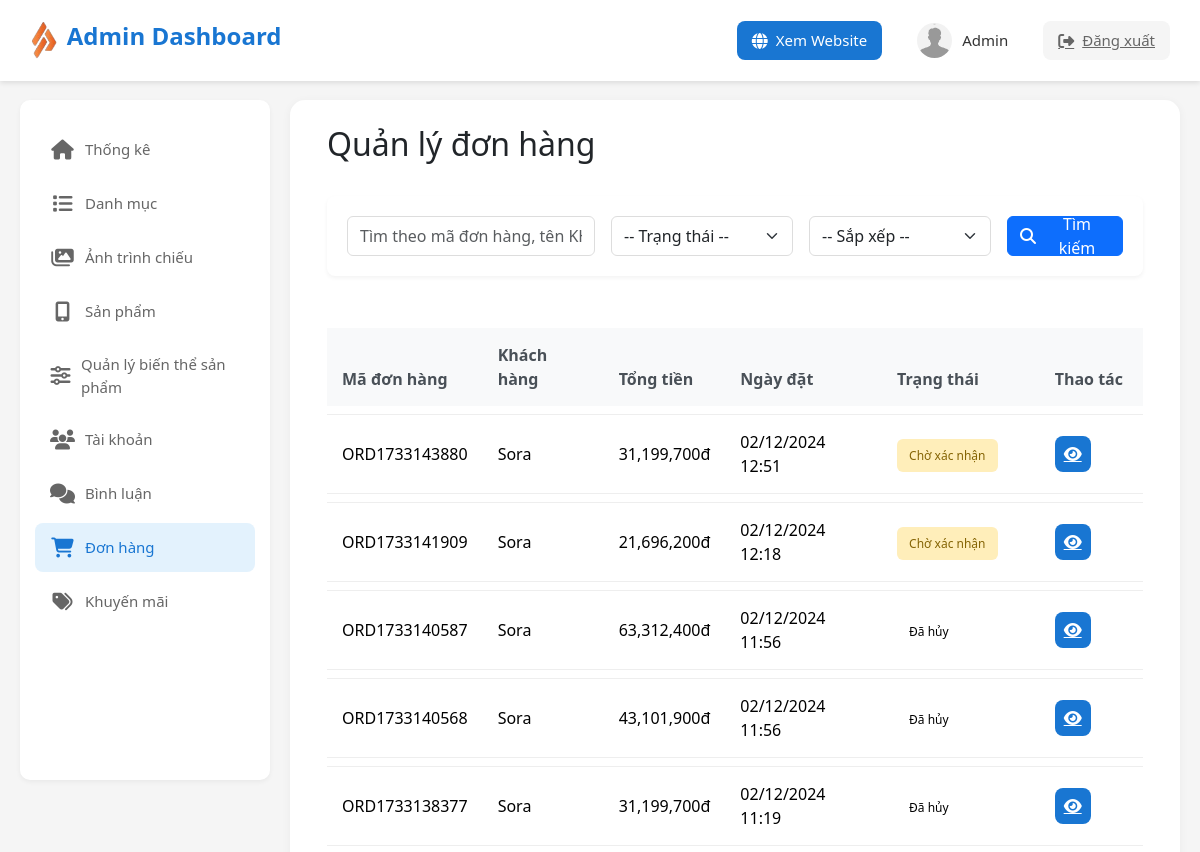
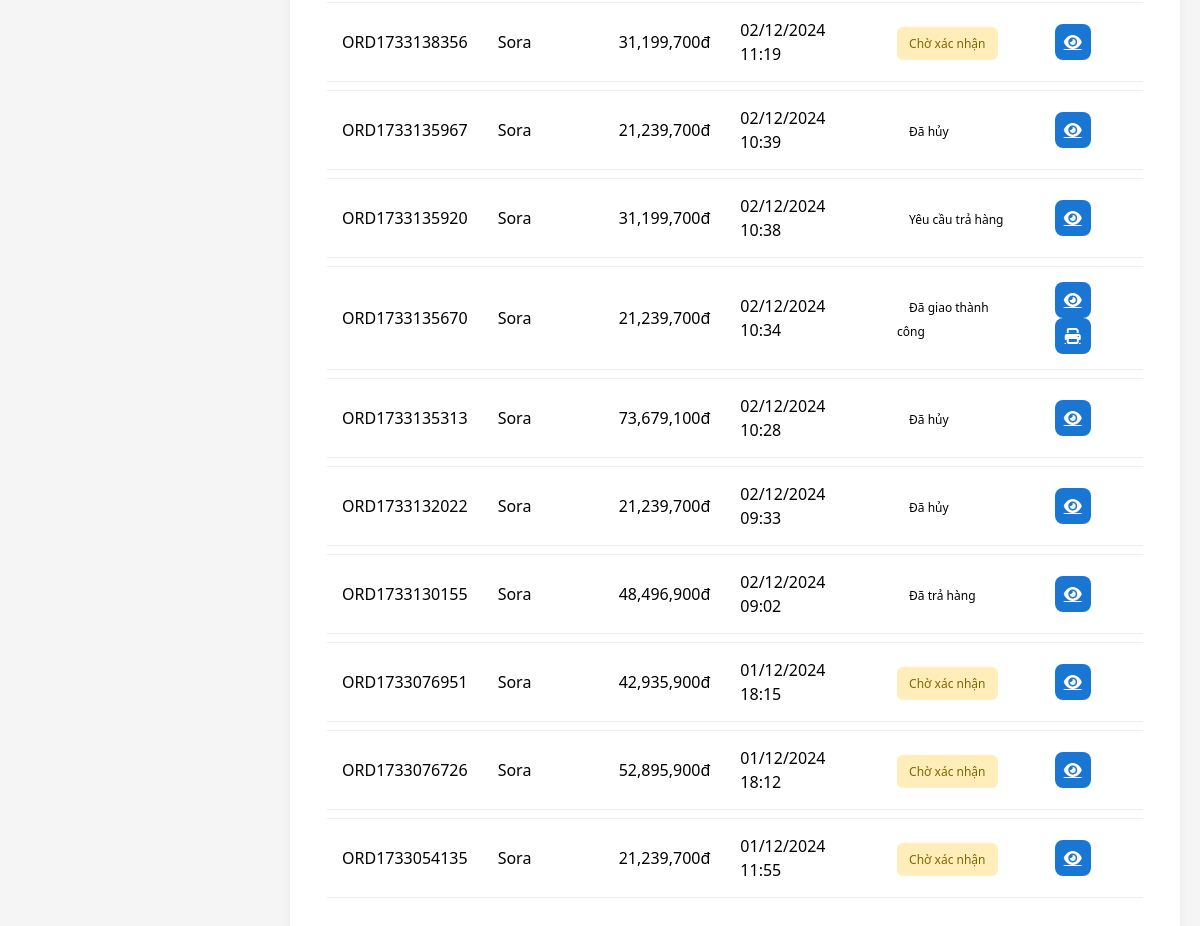
Before: /admin/index.php?action=order (signed in) with the older database file (2 pictures, top to bottom).
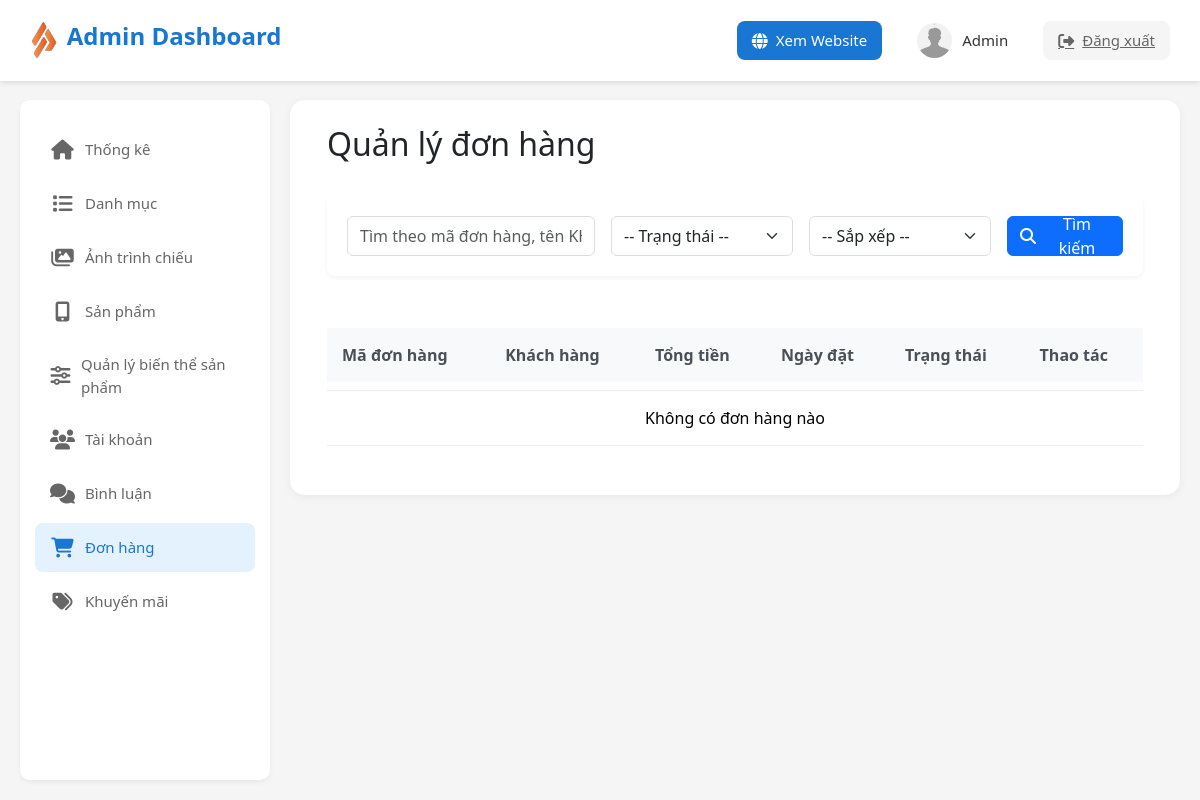
After: the same page with the newer database file.
### tables this page shows
CREATE TABLE `orders` (
  `order_id` int(11) NOT NULL,
  `order_code` varchar(50) NOT NULL,
  `user_id` int(11) NOT NULL,
  `receiver_name` varchar(255) DEFAULT NULL,
  `total_amount` decimal(10,2) NOT NULL,
  `shipping_address` text NOT NULL,
  `shipping_phone` varchar(20) NOT NULL,
  `shipping_email` varchar(255) DEFAULT NULL,
  `bank_code` varchar(50) DEFAULT NULL,
  `status` enum('pending','confirmed','processing','shipping','delivered','cancelled','returned','refunded','failed','awaiting_payment') NOT NULL DEFAULT 'pending',
  `payment_method` varchar(50) NOT NULL DEFAULT 'cod',
  `payment_status` varchar(50) NOT NULL DEFAULT 'unpaid',
  `created_at` timestamp NOT NULL DEFAULT current_timestamp(),
  `updated_at` timestamp NOT NULL DEFAULT current_timestamp() ON UPDATE current_timestamp(),
  `return_reason` text DEFAULT NULL
);

CREATE TABLE `users` (
  `user_id` int(11) NOT NULL,
  `username` varchar(50) NOT NULL,
  `password` varchar(255) NOT NULL,
  `email` varchar(100) NOT NULL,
  `fullname` varchar(100) DEFAULT NULL,
  `phone` varchar(20) DEFAULT NULL,
  `address` text DEFAULT NULL,
  `avatar` varchar(255) DEFAULT NULL,
  `role_id` int(11) DEFAULT NULL,
  `status` tinyint(4) DEFAULT 1,
  `created_at` timestamp NOT NULL DEFAULT current_timestamp(),
  `birthday` date DEFAULT NULL,
  `gender` tinyint(1) DEFAULT NULL COMMENT '0: Nữ, 1: Nam'
);

### admin/controllers/orderController.php (called while the page is built, shortened)
<?php
require_once 'models/orderModel.php';
require_once '../client/commons/orderHelper.php';
class OrderController
{
    private static $orderModel = null;
    public static function init()
    {
        if (self::$orderModel === null) {
            self::$orderModel = new OrderModel();
        }
    }
    public static function orderController()
    {
        try {
            $orders = self::$orderModel->getAllOrders();
            require_once './views/order/order.php';
        } catch (Exception $e) {
            error_log("[ERROR] " . $e->getMessage());
            $_SESSION['error'] = 'Có lỗi xảy ra: ' . $e->getMessage();
            header('Location: index.php');
            exit();
        }
    }
}

### admin/models/orderModel.php (called while the page is built, shortened)
<?php
class OrderModel
{
    private $db;
    public function __construct()
    {
        global $MainModel;
        $this->db = $MainModel->SUNNY;
    }
    public function getAllOrders()
    {
        try {
            $sql = "SELECT orders.*, users.username, users.email, users.phone
                    FROM orders
                    LEFT JOIN users ON orders.user_id = users.user_id
                    ORDER BY orders.created_at DESC";
            $stmt = $this->db->prepare($sql);
            $stmt->execute();
            return $stmt->fetchAll(PDO::FETCH_ASSOC);
        } catch (PDOException $e) {
            error_log("Error getting all orders: " . $e->getMessage());
            return false;
        }
    }
}

### admin/commons/function.php (called while the page is built, shortened)
<?php
class MainModel {
    public function __construct() {
        $this->SUNNY = $this->connect_db();
    }
    public function connect_db() {
        try {
            $dsn = "mysql:host=" . DB_HOST . ";dbname=" . DB_NAME;
            $SUNNY = new PDO($dsn, DB_USER, DB_PASS, PDO_OPTIONS);
            return $SUNNY;
        } catch (PDOException $e) {
            error_log("Database Connection Error: " . $e->getMessage());
            throw new Exception("Không thể kết nối đến database");
        }
    }
}
try {
    $MainModel = new MainModel();
} catch (Exception $e) {
    error_log("MainModel initialization error: " . $e->getMessage());
    die("Không thể khởi tạo kết nối database");
}

### client/commons/orderHelper.php (called while the page is built, shortened)
<?php
class OrderHelper
{
    public static function getOrderStatus($status)
    {
        $statusMap = [
            'pending' => 'Chờ xác nhận',
            'confirmed' => 'Đã xác nhận',
            'processing' => 'Đang chuẩn bị hàng',
            'shipping' => 'Đang giao hàng',
            'delivered' => 'Đã giao thành công',
            'cancelled' => 'Đã hủy',
            'cancel_requested' => 'Yêu cầu hủy',
            'return_requested' => 'Yêu cầu trả hàng',
            'returned' => 'Đã trả hàng',
            'return_failed' => 'Từ chối trả hàng'
        ];
        return isset($statusMap[$status]) ? $statusMap[$status] : 'Không xác định';
    }
    public static function getOrderStatusClass($status)
    {
        $classMap = [
            'pending' => 'pending',
            'confirmed' => 'confirmed',
            'processing' => 'processing',
            'shipping' => 'shipping',
            'delivered' => 'delivered',
            'cancelled' => 'cancelled',
            'return_requested' => 'return-requested',
            'returned' => 'returned',
            'return_failed' => 'return-failed',
            'refunded' => 'refunded',
            'failed' => 'failed'
        ];
        return isset($classMap[$status]) ? $classMap[$status] : 'unknown';
    }
}

### admin/views/order/order.php (the view, shortened to what the rows shown need)
<!DOCTYPE html>
<html lang="vi">
<head>
    <link href="https://cdn.jsdelivr.net/npm/bootstrap@5.3.3/dist/css/bootstrap.min.css" rel="stylesheet">
    <link rel="stylesheet" href="https://cdnjs.cloudflare.com/ajax/libs/font-awesome/6.5.1/css/all.min.css">
</head>
<body>
    <?php include "./views/layout/header.php"; ?>
    <div class="main">
            <?php include "./views/layout/sidebar.php"; ?>
        <main>
            <div class="container-fluid">
                <div class="page-header">
                    <h2>Quản lý đơn hàng</h2>
                </div>
                <div class="table-responsive">
                    <table class="table">
                        <thead>
                            <tr>
                                <th>Mã đơn hàng</th>
                                <th>Khách hàng</th>
                                <th>Tổng tiền</th>
                                <th>Ngày đặt</th>
                                <th>Trạng thái</th>
                                <th>Thao tác</th>
                            </tr>
                        </thead>
                        <tbody>
                            <?php if (!empty($orders)): ?>
                            <?php foreach ($orders as $order): ?>
                            <tr>
                                <td><?= $order['order_code'] ?></td>
                                <td><?= $order['username'] ?></td>
                                <td><?= number_format($order['total_amount']) ?>đ</td>
                                <td><?= date('d/m/Y H:i', strtotime($order['created_at'])) ?></td>
                                <td>
                                    <span
                                        class="status-badge <?= OrderHelper::getOrderStatusClass($order['status']) ?>">
                                        <?= OrderHelper::getOrderStatus($order['status']) ?>
                                    </span>
                                </td>
                                <td>
                                    <a href="?action=orderDetail&id=<?= $order['order_id'] ?>" class="btn-action">
                                        <i class="fas fa-eye"></i>
                                    </a>
                                    <?php if (in_array($order['status'], ['confirmed', 'processing', 'shipping', 'delivered'])): ?>
                                    <a href="?action=printInvoice&id=<?= $order['order_id'] ?>" class="btn-action"
                                        target="_blank">
                                        <i class="fas fa-print"></i>
                                    </a>
                                    <?php endif; ?>
                                </td>
                            </tr>
                            <?php endforeach; ?>
                            <?php else: ?>
                            <tr>
                                <td colspan="6" class="text-center">Không có đơn hàng nào</td>
                            </tr>
                            <?php endif; ?>
                        </tbody>
                    </table>
                </div>
            </div>
        </main>
    </div>
</body>
</html>

Changed rows visible on the page:
removed orders: order_code "ORD1733143880", user.username "Sora", total_amount "31,199,700", created_at "02/12/2024 12:51", status "Chờ xác nhận"
removed orders: order_code "ORD1733141909", user.username "Sora", total_amount "21,696,200", created_at "02/12/2024 12:18", status "Chờ xác nhận"
removed orders: order_code "ORD1733140587", user.username "Sora", total_amount "63,312,400", created_at "02/12/2024 11:56", status "Đã hủy"
removed orders: order_code "ORD1733140568", user.username "Sora", total_amount "43,101,900", created_at "02/12/2024 11:56", status "Đã hủy"
removed orders: order_code "ORD1733138377", user.username "Sora", total_amount "31,199,700", created_at "02/12/2024 11:19", status "Đã hủy"
removed orders: order_code "ORD1733138356", user.username "Sora", total_amount "31,199,700", created_at "02/12/2024 11:19", status "Chờ xác nhận"
removed orders: order_code "ORD1733135967", user.username "Sora", total_amount "21,239,700", created_at "02/12/2024 10:39", status "Đã hủy"
removed orders: order_code "ORD1733135920", user.username "Sora", total_amount "31,199,700", created_at "02/12/2024 10:38", status "Yêu cầu trả hàng"
removed orders: order_code "ORD1733135670", user.username "Sora", total_amount "21,239,700", created_at "02/12/2024 10:34", status "Đã giao thành công"
removed orders: order_code "ORD1733135313", user.username "Sora", total_amount "73,679,100", created_at "02/12/2024 10:28", status "Đã hủy"
removed orders: order_code "ORD1733132022", user.username "Sora", total_amount "21,239,700", created_at "02/12/2024 09:33", status "Đã hủy"
removed orders: order_code "ORD1733130155", user.username "Sora", total_amount "48,496,900", created_at "02/12/2024 09:02", status "Đã trả hàng"
removed orders: order_code "ORD1733076951", user.username "Sora", total_amount "42,935,900", created_at "01/12/2024 18:15", status "Chờ xác nhận"
removed orders: order_code "ORD1733076726", user.username "Sora", total_amount "52,895,900", created_at "01/12/2024 18:12", status "Chờ xác nhận"
removed orders: order_code "ORD1733054135", user.username "Sora", total_amount "21,239,700", created_at "01/12/2024 11:55", status "Chờ xác nhận"
Other visible differences:
text now shown: "Không có đơn hàng nào"
